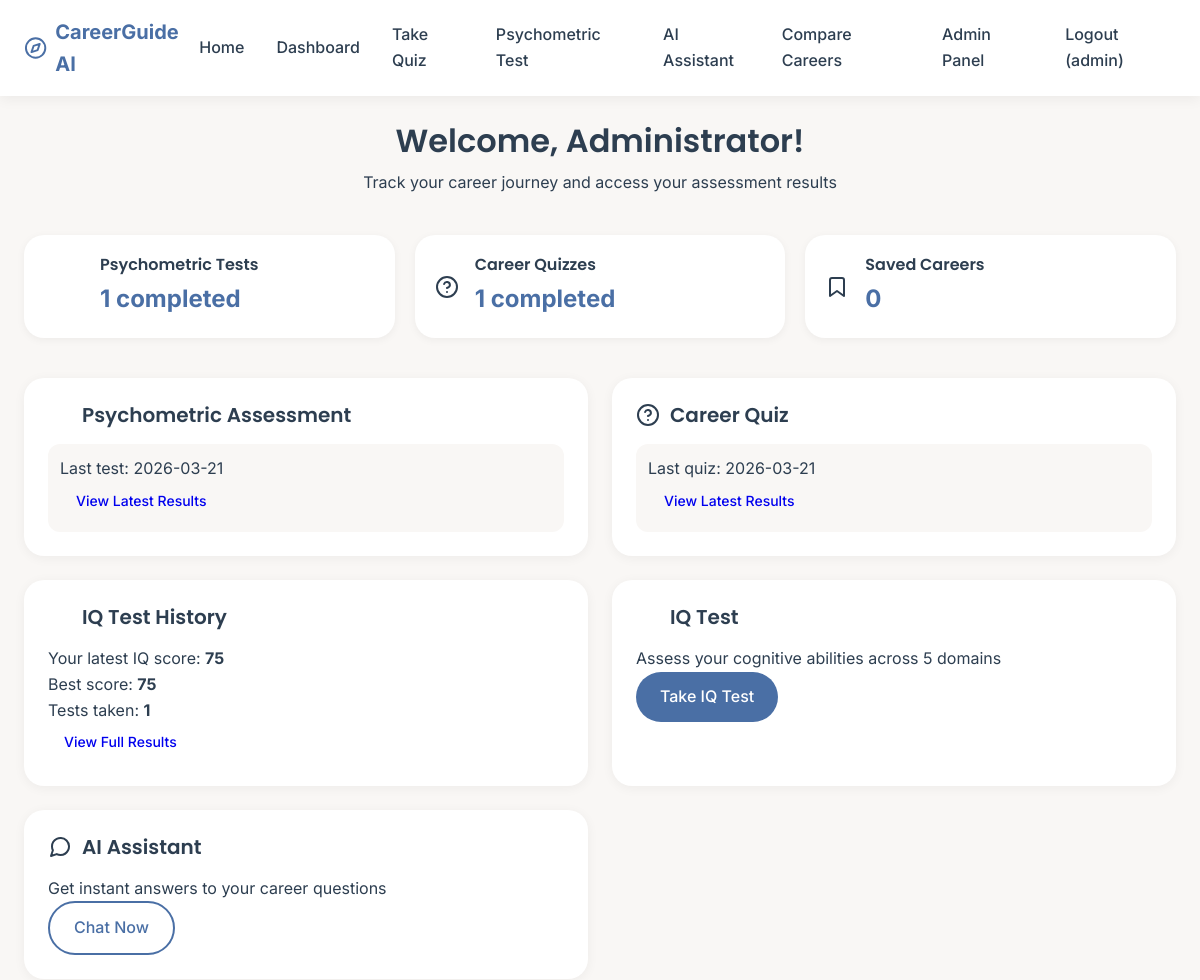
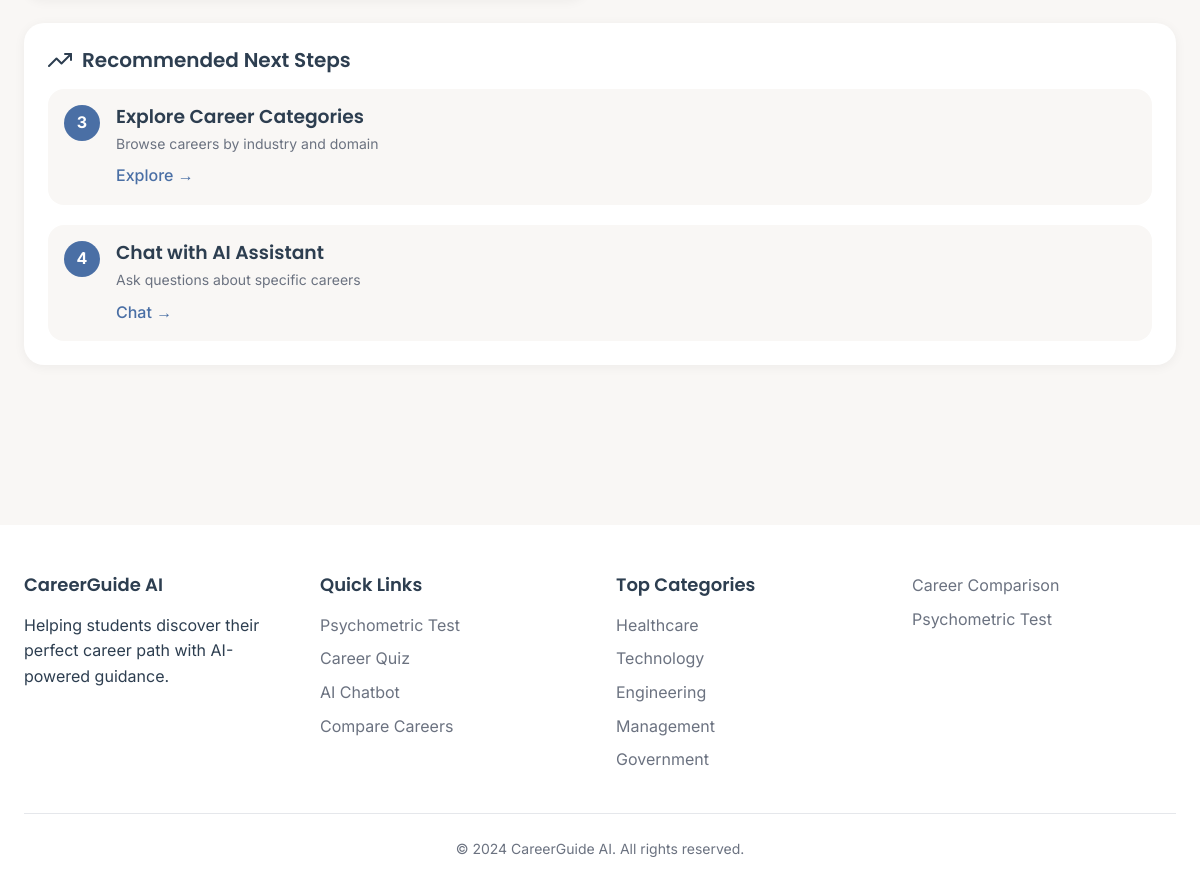
The app's page /dashboard (signed in) with its own data (2 pictures, top to bottom).
### tables this page shows
CREATE TABLE users (
                id INTEGER PRIMARY KEY AUTOINCREMENT,
                username TEXT UNIQUE NOT NULL,
                email TEXT UNIQUE NOT NULL,
                password TEXT NOT NULL,
                full_name TEXT,
                phone TEXT,
                education TEXT,
                stream TEXT,
                created_at TIMESTAMP DEFAULT CURRENT_TIMESTAMP,
                last_login TIMESTAMP,
                is_admin INTEGER DEFAULT 0
            );

CREATE TABLE psychometric_results (
                id INTEGER PRIMARY KEY AUTOINCREMENT,
                user_id INTEGER NOT NULL,
                test_date TIMESTAMP DEFAULT CURRENT_TIMESTAMP,
                personality TEXT,
                interests TEXT,
                aptitudes TEXT,
                work_styles TEXT,
                value_data TEXT,
                raw_answers TEXT,
                ai_summary TEXT,
                career_matches TEXT,
                FOREIGN KEY (user_id) REFERENCES users (id)
            );

CREATE TABLE quiz_results (
                id INTEGER PRIMARY KEY AUTOINCREMENT,
                user_id INTEGER NOT NULL,
                test_date TIMESTAMP DEFAULT CURRENT_TIMESTAMP,
                answers TEXT,
                recommendations TEXT,
                ai_summary TEXT,
                FOREIGN KEY (user_id) REFERENCES users (id)
            );

CREATE TABLE iq_test_results (
                id INTEGER PRIMARY KEY AUTOINCREMENT,
                user_id INTEGER NOT NULL,
                test_date TIMESTAMP DEFAULT CURRENT_TIMESTAMP,
                iq_score INTEGER,
                correct_count INTEGER,
                section_scores TEXT,
                answers TEXT,
                time_taken INTEGER,
                ai_summary TEXT,
                FOREIGN KEY (user_id) REFERENCES users (id)
            );

### app.py (the view)
@app.route('/dashboard')
@login_required
def dashboard():
    user = db.get_user_by_id(session['user_id'])
    psychometric_results = db.get_psychometric_results(session['user_id'], limit=1)
    quiz_results = db.get_quiz_results(session['user_id'], limit=1)
    iq_results = db.get_iq_test_results(session['user_id'], limit=1)
    iq_stats = db.get_iq_test_stats(session['user_id'])
    return render_template('dashboard.html',
                         user=user,
                         psychometric_results=psychometric_results,
                         quiz_results=quiz_results,
                         iq_results=iq_results,
                         iq_stats=iq_stats)

### templates/dashboard.html (shortened to what this page needs)
{% extends "base.html" %}
{% block content %}
<div class="dashboard-page">
    <div class="container">
        <div class="dashboard-header">
            <h1>Welcome, {{ user.full_name or user.username }}!</h1>
            <p>Track your career journey and access your assessment results</p>
        </div>
        <div class="dashboard-stats">
            <div class="stat-card">
                <i data-feather="brain"></i>
                <div class="stat-info">
                    <h3>Psychometric Tests</h3>
                    <p>{{ psychometric_results|length }} completed</p>
                </div>
            </div>
            <div class="stat-card">
                <i data-feather="help-circle"></i>
                <div class="stat-info">
                    <h3>Career Quizzes</h3>
                    <p>{{ quiz_results|length }} completed</p>
                </div>
            </div>
            <div class="stat-card">
                <i data-feather="bookmark"></i>
                <div class="stat-info">
                    <h3>Saved Careers</h3>
                    <p id="savedCount">0</p>
                </div>
            </div>
        </div>
        <div class="dashboard-grid">
            <div class="dashboard-card">
                <h2><i data-feather="brain"></i> Psychometric Assessment</h2>
                {% if psychometric_results %}
                    <div class="result-preview">
                        <p>Last test: {{ psychometric_results[0].test_date[:10] }}</p>
                        <a href="/psychometric-results" class="btn btn-small">View Latest Results</a>
                    </div>
                {% else %}
                    <p>You haven't taken the psychometric test yet.</p>
                    <a href="/psychometric-test" class="btn btn-primary">Take Test Now</a>
                {% endif %}
            </div>
            <div class="dashboard-card">
                <h2><i data-feather="help-circle"></i> Career Quiz</h2>
                {% if quiz_results %}
                    <div class="result-preview">
                        <p>Last quiz: {{ quiz_results[0].test_date[:10] }}</p>
                        <a href="/results" class="btn btn-small">View Latest Results</a>
                    </div>
                {% else %}
                    <p>You haven't taken the career quiz yet.</p>
                    <a href="/quiz" class="btn btn-primary">Take Quiz Now</a>
                {% endif %}
            </div>
<div class="dashboard-card">
    <h2><i data-feather="brain"></i> IQ Test History</h2>
    {% if iq_results %}
        <div class="iq-history">
            <p>Your latest IQ score: <strong>{{ iq_results[0].iq_score }}</strong></p>
            <p>Best score: <strong>{{ iq_stats.highest_score if iq_stats else 'N/A' }}</strong></p>
            <p>Tests taken: <strong>{{ iq_stats.total_tests if iq_stats else 0 }}</strong></p>
        </div>
        <a href="/iq-test-results" class="btn btn-small">View Full Results</a>
    {% else %}
        <p>You haven't taken the IQ test yet.</p>
        <a href="/iq-test" class="btn btn-primary">Take IQ Test</a>
    {% endif %}
</div>
<div class="dashboard-card">
    <h2><i data-feather="brain"></i> IQ Test</h2>
    <p>Assess your cognitive abilities across 5 domains</p>
    <a href="/iq-test" class="btn btn-primary">Take IQ Test</a>
</div>
            <div class="dashboard-card">
                <h2><i data-feather="message-circle"></i> AI Assistant</h2>
                <p>Get instant answers to your career questions</p>
                <a href="/chatbot" class="btn btn-outline">Chat Now</a>
            </div>
        </div>
        <div class="dashboard-card full-width">
            <h2><i data-feather="trending-up"></i> Recommended Next Steps</h2>
            <div class="steps-list">
                <div class="step-item">
                    <span class="step-number">3</span>
                    <div class="step-content">
                        <h3>Explore Career Categories</h3>
                        <p>Browse careers by industry and domain</p>
                        <a href="/categories">Explore →</a>
                    </div>
                </div>
                <div class="step-item">
                    <span class="step-number">4</span>
                    <div class="step-content">
                        <h3>Chat with AI Assistant</h3>
                        <p>Ask questions about specific careers</p>
                        <a href="/chatbot">Chat →</a>
                    </div>
                </div>
            </div>
        </div>
    </div>
</div>
{% endblock %}

### templates/base.html (shortened to what this page needs)
<!DOCTYPE html>
<html lang="en">
<head>
    <link rel="stylesheet" href="{{ url_for('static', filename='css/style.css') }}">
</head>
<body>
    <header class="header">
        <div class="container">
            <div class="header-content">
                <a href="/" class="logo">
                    <i data-feather="compass"></i>
                    <span>CareerGuide AI</span>
                </a>
                <nav class="nav">
                    <ul class="nav-links" id="navLinks">
                        <li><a href="/">Home</a></li>
                        {% if session.user_id %}
                            <li><a href="/dashboard">Dashboard</a></li>
                            <li><a href="/quiz">Take Quiz</a></li>
                            <li><a href="/psychometric-test">Psychometric Test</a></li>
                            <li><a href="/chatbot">AI Assistant</a></li>
                            <li><a href="/compare">Compare Careers</a></li>
                            {% if session.is_admin %}
                                <li><a href="/admin">Admin Panel</a></li>
                            {% endif %}
                            <li><a href="/logout" class="logout-link">Logout ({{ session.username }})</a></li>
                        {% else %}
                            <li><a href="/compare">Compare Careers</a></li>
                            <li><a href="/login">Login</a></li>
                            <li><a href="/register" class="btn btn-primary btn-small" style="padding: 8px 20px;">Sign Up Free</a></li>
                        {% endif %}
                    </ul>
                </nav>
            </div>
        </div>
    </header>
    <main>
        {% block content %}{% endblock %}
    </main>
    <footer class="footer">
        <div class="container">
            <div class="footer-content">
                <div class="footer-section">
                    <h4>CareerGuide AI</h4>
                    <p>Helping students discover their perfect career path with AI-powered guidance.</p>
                </div>
                <div class="footer-section">
                    <h4>Quick Links</h4>
                    <ul>
                        {% if session.user_id %}
                            <li><a href="/psychometric-test">Psychometric Test</a></li>
                            <li><a href="/quiz">Career Quiz</a></li>
                            <li><a href="/chatbot">AI Chatbot</a></li>
                        {% endif %}
                        <li><a href="/compare">Compare Careers</a></li>
                    </ul>
                </div>
                <div class="footer-section">
                    <h4>Top Categories</h4>
                    <ul>
                        <li><a href="/category/Healthcare">Healthcare</a></li>
                        <li><a href="/category/Information Technology">Technology</a></li>
                        <li><a href="/category/Core Engineering">Engineering</a></li>
                        <li><a href="/category/Management">Management</a></li>
                        <li><a href="/category/Government">Government</a></li>
                    </ul>
                </div>
                <div class="footer-section">
                    <ul>
                        <li><a href="/compare">Career Comparison</a></li>
                        {% if session.user_id %}
                            <li><a href="/psychometric-test">Psychometric Test</a></li>
                        {% endif %}
                    </ul>
                </div>
            </div>
            <div class="footer-bottom">
                <p>&copy; 2024 CareerGuide AI. All rights reserved.</p>
            </div>
        </div>
    </footer>
</body>
</html>

### records on screen
users: username "admin", full_name "Administrator"
psychometric_results: test_date "2026-03-21"
quiz_results: test_date "2026-03-21"
iq_test_results: iq_score "75"

### other values on screen
{{ psychometric_results|length }} "1"
{{ quiz_results|length }} "1"
{{ iq_stats.highest_score if iq_stats else 'N/A' }} "75"
{{ iq_stats.total_tests if iq_stats else 0 }} "1"
